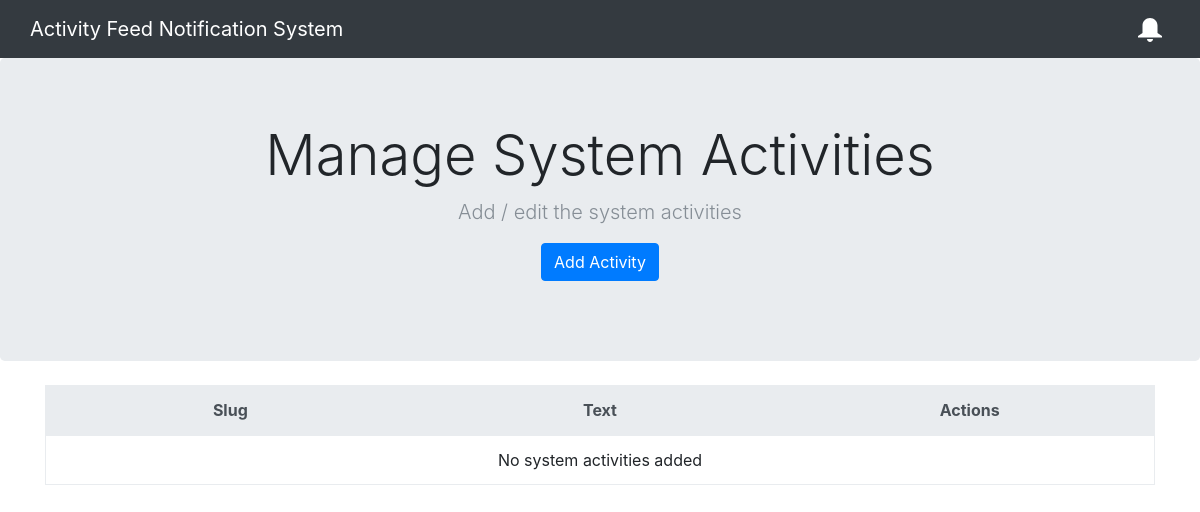
Before: /index.php/activity/manage with the older database file.
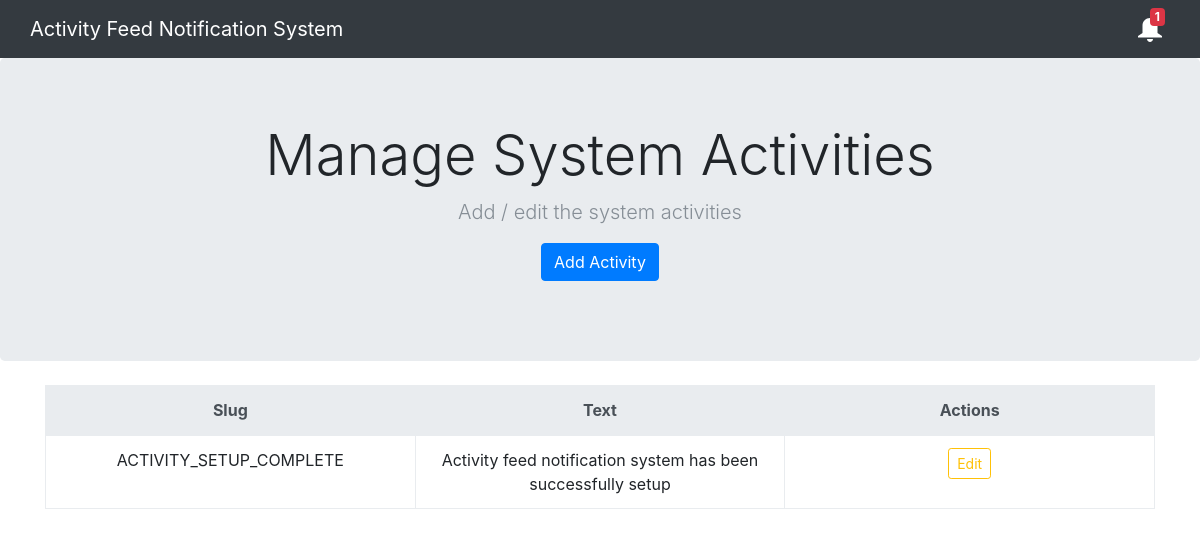
After: the same page with the newer database file.
### tables this page shows
CREATE TABLE IF NOT EXISTS `activity_types` (
  `id` int(11) NOT NULL AUTO_INCREMENT,
  `slug` varchar(255) NOT NULL,
  `text` text NOT NULL,
  PRIMARY KEY (`id`),
  UNIQUE KEY `activity_slug` (`slug`)
);

### application/views/layout/basetemplate.php (called while the page is built)
<?php
$this->load->view('layout/header');
if(isset($_view))
	$this->load->view($_view);
$this->load->view('layout/footer');
?>

### application/controllers/Activity.php (called while the page is built, shortened)
<?php
class Activity extends BaseController {
	public function manage()
	{
		$data['system_activities'] = $this->Activity_model->get_all_activity_types();
		$data['_view'] = 'activity/manage';
		$this->load->view('layout/basetemplate', $data);
	}
}

### index.php (called while the page is built, shortened)
<?php
require_once BASEPATH.'core/CodeIgniter.php';

### application/models/Activity_model.php (called while the page is built, shortened)
<?php
class Activity_model extends CI_Model {
	public function get_all_activity_types()
	{
		return $this->db->get('activity_types')->result_array();
	}
}

### application/views/layout/header.php (shortened to what this page needs)
<!doctype html>
    <html lang="en">
        <head>
            <link rel="stylesheet" href="<?php echo base_url('resources/css/bootstrap.min.css'); ?>">
            <link rel="stylesheet" href="<?php echo base_url('resources/css/jquery.mCustomScrollbar.min.css'); ?>">
            <link rel="stylesheet" href="<?php echo base_url('resources/css/style.css'); ?>">
        </head>
        <body>
            <header>
                <div class="navbar navbar-dark navbar-expand bg-dark">
                    <div class="container d-flex justify-content-between">
                        <a href="<?php echo site_url(); ?>" class="navbar-brand">Activity Feed Notification System</a>
                        <ul class="navbar-nav">
                            <li class="nav-item dropdown">
                                <a id="notification-btn" class="nav-link" href="#" role="button" data-toggle="dropdown" aria-haspopup="true" aria-expanded="false" style="width: 40px;">
                                    <img class="notification-ico" src="<?php echo base_url('resources/img/notification.svg'); ?>">
                                    <?php if($unread_activities_count > 0): ?>
                                        <span class="badge badge-danger unread-count"><?php echo ($unread_activities_count > NOTIFICATION_MAX_BADGE_COUNT) ? NOTIFICATION_MAX_BADGE_COUNT . "+" : $unread_activities_count; ?></span>
                                    <?php endif; ?>
                                </a>
                            </li>
                        </ul>
                    </div>
                </div>
            </header>
            <main role="main">

### application/views/activity/manage.php (shortened to what this page needs)
<section class="jumbotron text-center mb-4">
    <div class="container">
        <h1 class="display-4">Manage System Activities</h1>
        <p class="lead text-muted">Add / edit the system activities</p>
        <p>
            <a href="<?php echo site_url('activity/add'); ?>" class="btn btn-primary">Add Activity</a>
        </p>
    </div>
</section>
<div class="container">
	<div class="table-responsive">
		<table class="table table-bordered">
			<thead class="thead-light">
				<tr>
					<th scope="col" class="w-25 text-center">Slug</th>
					<th scope="col" class="w-25 text-center">Text</th>
					<th scope="col" class="w-25 text-center">Actions</th>
				</tr>
			</thead>
			<tbody>
				<?php if(!empty($system_activities)): ?>
					<?php foreach($system_activities as $activity): ?>
						<tr>
							<td scope="row" class="text-center"><?php echo $activity['slug']; ?></td>
							<td scope="row" class="text-center"><?php echo $activity['text']; ?></td>
							<td scope="row" class="text-center">
								<a href="<?php echo site_url('activity/edit/'.$activity['id']) ?>" class="btn btn-outline-warning btn-sm">Edit</a>
							</td>
						</tr>
					<?php endforeach; ?>
				<?php else: ?>
					<tr>
						<td colspan="3" class="text-center">No system activities added</td>
					</tr>
				<?php endif; ?>
			</tbody>
		</table>
	</div>
</div>

### application/views/layout/footer.php (shortened to what this page needs)
		</main>
	</body>
</html>

### resources/css/style.css (style rules this page uses)
#notification-btn .unread-count { position: absolute; top: 0; left: 20px; }

Changed rows visible on the page:
added activity_types: slug "ACTIVITY_SETUP_COMPLETE", text "Activity feed notification system has been successfully setup"
Other visible differences:
$unread_activities_count: (not shown) → "1"
text no longer shown: "No system activities added"
